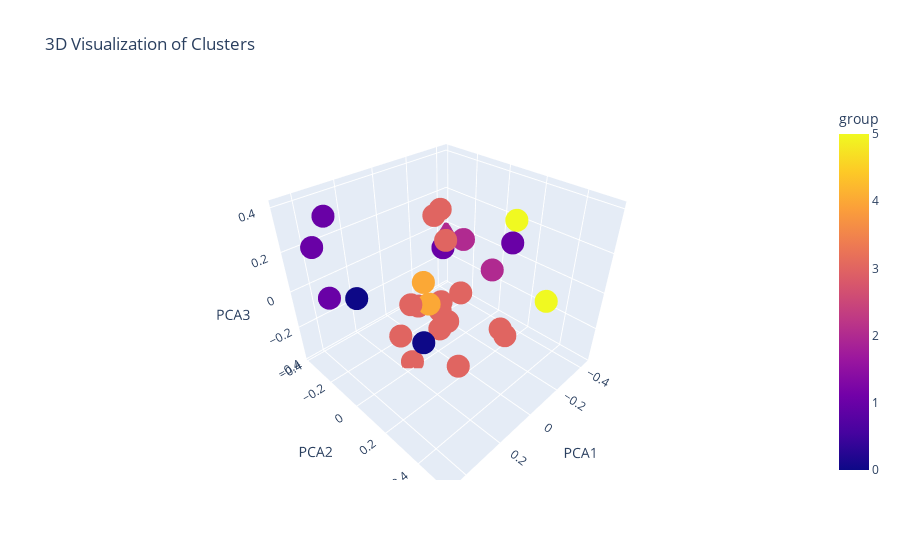

Notebook source saved alongside this figure:
### Code cell
# Reduce to 3 principal components for 3D visualization
pca_3d = PCA(n_components=3)
X_pca_3d = pca_3d.fit_transform(X)  # `X` is the transformed feature matrix from earlier

# Add the PCA components to cluster_result for 3D plotting
cluster_result['PCA1'] = X_pca_3d[:, 0]
cluster_result['PCA2'] = X_pca_3d[:, 1]
cluster_result['PCA3'] = X_pca_3d[:, 2]

# Plot a 3D scatter plot
fig = px.scatter_3d(
    cluster_result, x='PCA1', y='PCA2', z='PCA3',
    color='group',  # Color by cluster
    hover_data={'text': True},  # Display text on hover
    title="3D Visualization of Clusters"
)

# Show the plot
fig.show()
